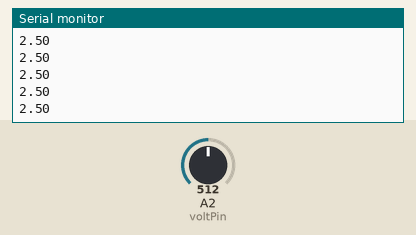
A sketch run on a simulated Arduino Uno, built with avr-gcc and run on an emulated ATmega328P. On the bench: the last lines printed to the serial monitor. The inputs (shaded band) are chosen by the test bench; at power-on: A2 (voltPin) = 512.

Above: at 1.2 s.
1.3 s: A2 (voltPin) set to 716
At 1.68 s:
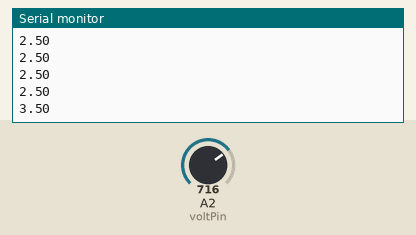
2.8 s: A2 (voltPin) set to 900
At 2.94 s:
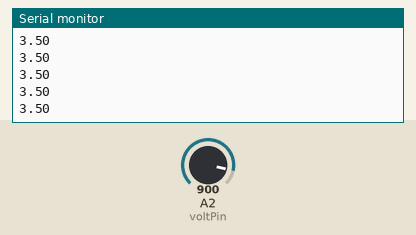
Timing chart, 0 to 5.8 s (numbered marks = the images above; inputs shaded):
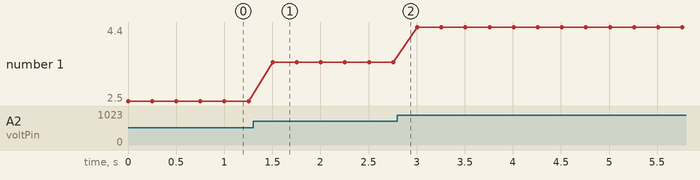

The sketch:

potentiometer.ino
```cpp
int voltPin = A2;
int readVal;
float V2;
int delayT = 250;

void setup() {
  // put your setup code here, to run once:
  Serial.begin(9600);
}

void loop() {
  // put your main code here, to run repeatedly:
  readVal = analogRead(voltPin);

  // V = I / R formula -> Ohm's law
  V2 = (5./1023.) * readVal;

  Serial.println(V2);
  delay(delayT);
}
```

Measured:
- after the input at 1.3 s, the serial monitor: prints a new line after 0.20 s (image 1)
- plotted number 1: 2.5 → 3.5 after the input at 1.3 s, 3.5 → 4.4 after the input at 2.8 s
